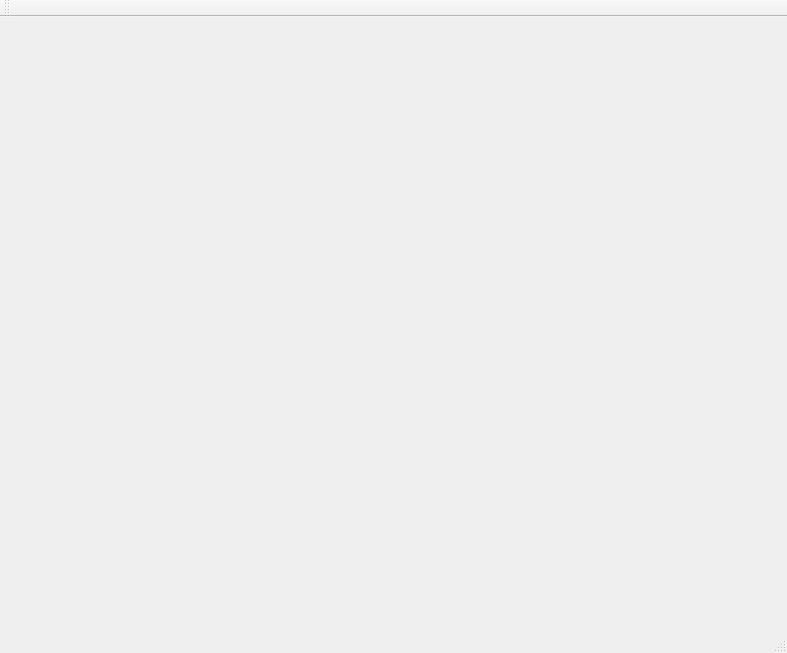
<?xml version="1.0" encoding="UTF-8"?>
<ui version="4.0">
 <class>MainWindow</class>
 <widget class="QMainWindow" name="MainWindow">
  <property name="geometry">
   <rect>
    <x>0</x>
    <y>0</y>
    <width>787</width>
    <height>653</height>
   </rect>
  </property>
  <property name="windowTitle">
   <string>MainWindow</string>
  </property>
  <widget class="QWidget" name="centralWidget">
   <widget class="QLabel" name="image_lbl">
    <property name="geometry">
     <rect>
      <x>170</x>
      <y>10</y>
      <width>461</width>
      <height>431</height>
     </rect>
    </property>
    <property name="text">
     <string/>
    </property>
   </widget>
  </widget>
  <widget class="QMenuBar" name="menuBar">
   <property name="geometry">
    <rect>
     <x>0</x>
     <y>0</y>
     <width>787</width>
     <height>23</height>
    </rect>
   </property>
  </widget>
  <widget class="QToolBar" name="mainToolBar">
   <attribute name="toolBarArea">
    <enum>TopToolBarArea</enum>
   </attribute>
   <attribute name="toolBarBreak">
    <bool>false</bool>
   </attribute>
  </widget>
  <widget class="QStatusBar" name="statusBar"/>
 </widget>
 <layoutdefault spacing="6" margin="11"/>
 <resources/>
 <connections/>
</ui>
